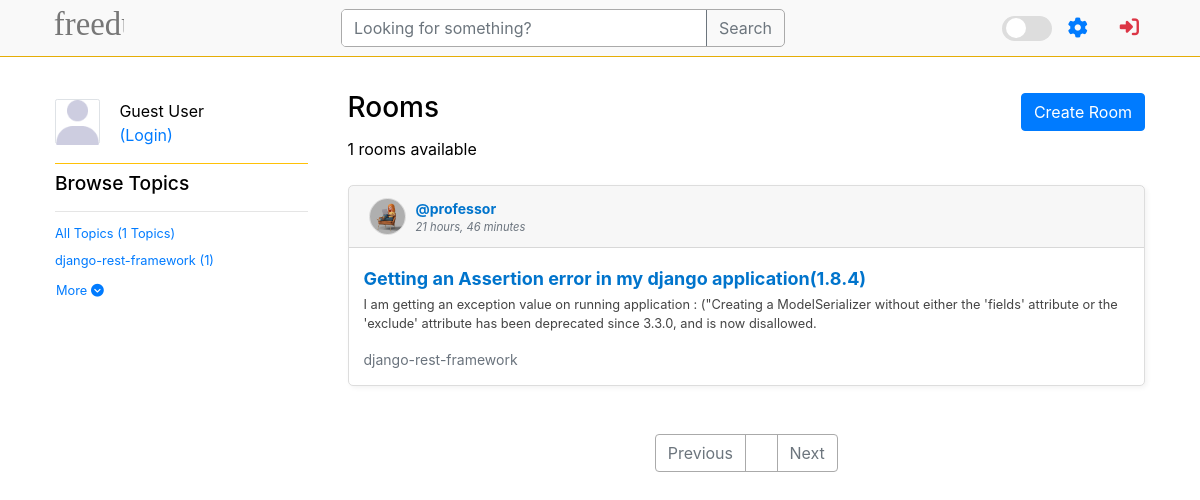
Before: / with the older database file.
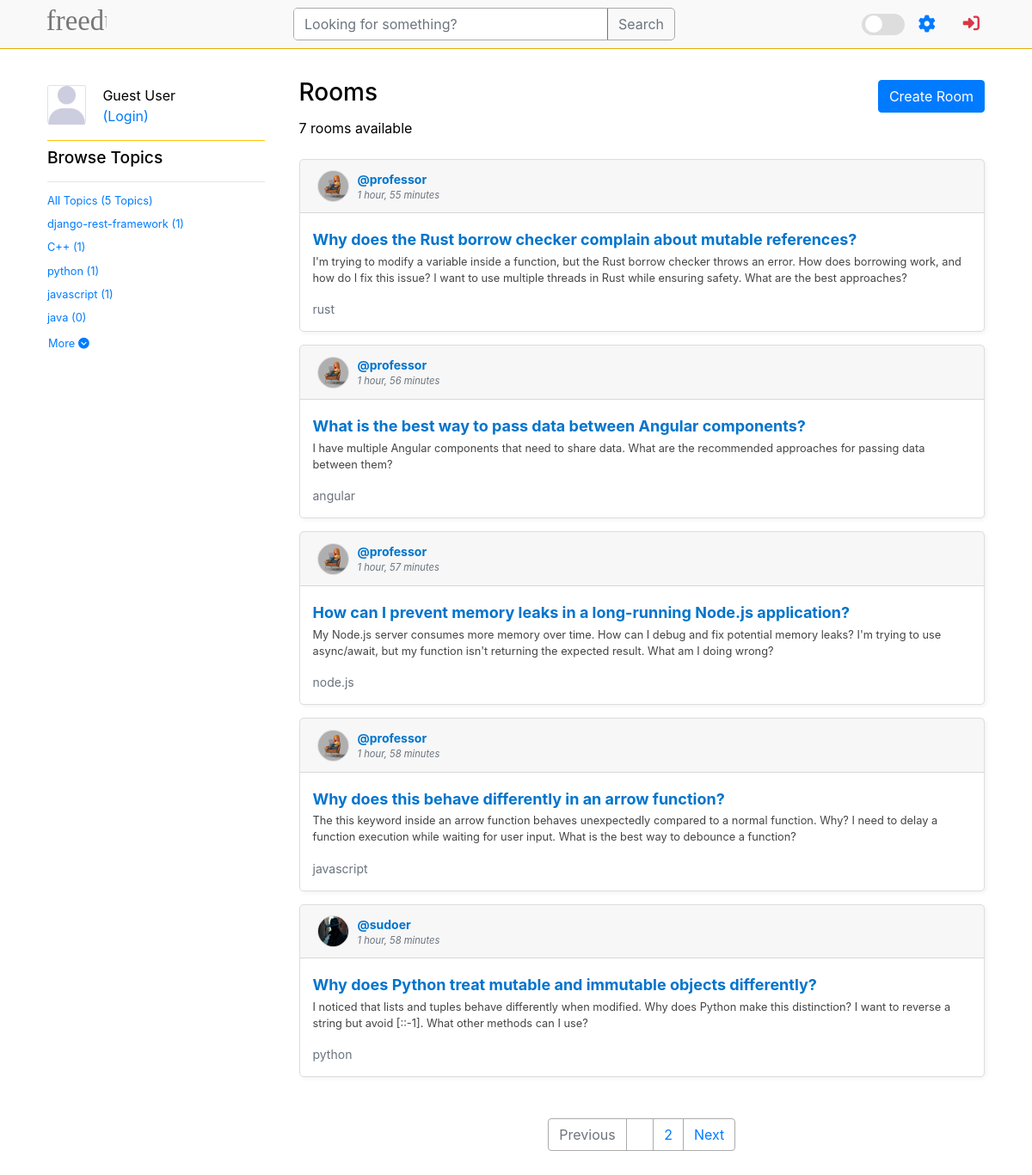
After: the same page with the newer database file.
### base/models.py (models this page shows, shortened)
class Topic(models.Model):
    name = models.CharField(max_length=200)

class Room(models.Model):
    host = models.ForeignKey(User, on_delete=models.SET_NULL, null=True)
    topic = models.ForeignKey(Topic, on_delete=models.SET_NULL, null=True)
    name = models.CharField(max_length=200)
    description = models.TextField(null=True, blank=True)
    participants = models.ManyToManyField(
        User, related_name='participants', blank=True)
    updated = models.DateTimeField(auto_now=True)
    created = models.DateTimeField(auto_now_add=True)
    class Meta:
        ordering = ['-updated', '-created']

class User(AbstractUser):
    name = models.CharField(max_length=50, null=True)
    email = models.EmailField(max_length=50, null=True, unique=True)
    bio = models.TextField(max_length=250, null=True)
    avatar = models.ImageField(null=True, default='defaults/profile.png')
    USERNAME_FIELD = 'email'
    REQUIRED_FIELDS = []

### base/views.py (the view)
# urls.py: path('', views.home, name='home'),
def home(request):
    q = request.GET.get('q') if request.GET.get('q') is not None else ''
    rooms = Room.objects.filter(
        Q(topic__name__icontains=q) |
        Q(name__icontains=q) |
        Q(description__icontains=q)
    ).order_by('-created')  # Sort by latest created rooms (optional)
    paginator = Paginator(rooms, 5)
    page_number = request.GET.get('page')
    page_obj = paginator.get_page(page_number)
    topics = Topic.objects.all()[:5]  # Limit topics
    room_count = rooms.count()
    room_messages = Message.objects.filter(
        Q(room__topic__name__icontains=q)
    ).order_by('-created')[:10]  # Limit to 10 messages
    context = {
        'rooms': page_obj,  # Use paginated rooms
        'topics': topics,
        'room_count': room_count,
        'room_messages': room_messages,
    }
    return render(request, 'base/home.html', context)

### base/templates/base/home.html (shortened to what this page needs)
{% extends "main.html" %} {% block content %} {% load static %}
<div class="home-container container pt-4">
    <div class="topic-column">
        <div style="" class="d-flex flex-column">
            <div class="d-flex my-2" style="width: 100%;">
                <div
                    class="border boder-1 mr-2"
                    style="
                        width: 45px;
                        height: 45px;
                        object-fit: contain;
                        border-radius: 5%;
                        border-color: var(--search-border);
                    "
                >
                    {% if request.user.is_authenticated %}
                        <img
                            src="{{request.user.avatar.url}}"
                            alt="profile-pic"
                            style="width: 100% !important; height: 100% !important"
                            srcset=""
                            class=""
                        />
                    {% else %}
                        <img
                            src="{% static 'img/profile.png' %}"
                            alt="profile-pic"
                            style="width: 100% !important"
                            srcset=""
                            class=""
                        />
                    {% endif %}
                </div>
                <div class="container px-0" style="width: 70%;">
                    {% if request.user.is_authenticated %}
                    <div class="d-flex flex-column">
                        <p class="m-0" style="width: 100%;overflow: scroll;">{{ request.user.name }}</p>
                        <a href="{% url 'user-profile' request.user.id %}" class="text-danger" style="font-style: italic; font-size: .8em;"
                            >@{{ request.user.username }}</a
                        >
                    </div>
                    {% else %}
                    <div class="d-flex flex-column">
                        <p class="m-0">Guest User</p>
                        <a href="{% url 'login' %}">(Login)</a>
                    </div>
                    {% endif %}
                </div>
            </div>
            <div class="bg-warning my-2" style="width: 100%; height: 1px"></div>
            {% include "base/topics_component.html" %}
        </div>
    </div>
    <div class="rooms-column">
        <div
            class="d-flex mb-1"
            style="justify-content: space-between; align-items: center"
        >
            <h3>Rooms</h3>
            <a href="{% url 'create-room' %}"
                ><button class="btn btn-primary">Create Room</button></a
            >
        </div>
        <p class="mb-4">{{room_count}} rooms available</p>
        {% include "base/feed_component.html" %}
    </div>
</div>
{% endblock content %}

### base/templates/base/topics_component.html
<h3 class="topic-col-title">Browse Topics</h3>
<div class="my-2" style="width: 100%; height: 1px; background-color: rgba(0, 0, 0, .1);"></div>
<div class="d-flex container py-1 pl-0">
    <a href="{% url "home" %}" style="font-size: .8em;">All Topics (<span>{{topics.count}}</span> Topics)</a>
</div>
{% for topic in topics %}
    <div class="d-flex container py-1 px-0">
        <a href="{% url "home" %}?q={{topic.name}}" style="font-size: .8em;">{{topic.name}} (<span>{{topic.room_set.all.count}}</span>)</a>
    </div>
{% endfor %}
<a href="{% url "topics" %}" class="btn btn--link pl-0" style="text-align: left;font-size: .8em;">
    More <i class="fa fa-chevron-circle-down" aria-hidden="true"></i>
</a>

### base/templates/base/feed_component.html (shortened to what this page needs)
{% if rooms %}
  {% for room in rooms %}
    {% load static %}
    <div class="feed-item">
      <div class="feed-header card-header m-0">
        <div class="d-flex" style="gap: 10px; align-items: end">
          <div class="border boder-1" style="
                    border-radius: 50%;
                    overflow: hidden;
                    object-fit: contain;
                    height: fit-content;
                    border-color: var(--card-border-color) !important;
                ">
            <img src="{{ room.host.avatar.url }}" alt="" style="width: 35px !important; height: 35px !important" srcset="" class="" />
          </div>
          <div class="d-flex flex-column">
            <a href="{% url 'user-profile' room.host.id %}" class="author">@{{ room.host.username }}</a>
            <p class="m-0 p-0" style="font-size: 0.8em; font-style: italic">{{ room.created|timesince }}</p>
          </div>
        </div>
      </div>
      <div class="feed-item-body">
        <h5 class="feed-title">
          <a href="{% url 'room' room.id %}" class="room-link" style="overflow-wrap: anywhere">{{ room.name }}</a>
        </h5>
        <p class="description" style="overflow-wrap: anywhere">{{ room.description }}</p>
        <small class="topic">{{ room.topic.name }}</small>
      </div>
    </div>
  {% endfor %}
  <nav aria-label="Page navigation example" class="my-5" style="color: var(--text-color) !important;">
    <ul class="pagination justify-content-center">
      {% if rooms.has_previous %}
        <li class="page-item">
          <a class="page-link" href="?page={{ rooms.previous_page_number }}">Previous</a>
        </li>
      {% else %}
        <li class="page-item disabled">
          <a class="page-link">Previous</a>
        </li>
      {% endif %}
      {% for num in rooms.paginator.page_range %}
        {% if num == 1 or num == rooms.paginator.num_pages or num|add:'-2' <= rooms.number and num|add:'2' >= rooms.number %}
          <li class="page-item {% if rooms.number == num %}active{% endif %}">
            <a class="page-link" href="?page={{ num }}">{{ num }}</a>
          </li>
        {% elif num == 2 or num == rooms.paginator.num_pages|add:'-1' %}
          <li class="page-item disabled" >
            <a class="page-link">...</a>
          </li>
        {% endif %}
      {% endfor %}
      {% if rooms.has_next %}
        <li class="page-item">
          <a class="page-link" href="?page={{ rooms.next_page_number }}">Next</a>
        </li>
      {% else %}
        <li class="page-item disabled">
          <a class="page-link">Next</a>
        </li>
      {% endif %}
    </ul>
  </nav>
{% else %}
  <hr class="m-0 p-0 mb-2" style="background-color: var(--search-border)" />
  <div class="container p-0">
    <span style="font-style: italic">No Feeds Available</span>
  </div>
{% endif %}

Changed rows visible on the page:
no longer on this page (row unchanged): Room: host.avatar (picture), host.username "professor", created "21 hours, 46 minutes", name "Getting an Assertion error in my django application(1.8.4)", description "I am getting an exception value on running application : (\"Creating a ModelSerializer without either the 'fields' attribute or the 'exclude' attribute has been deprecated since 3.3.0, and is now disallowed.", topic.name "django-rest-framework"
added Topic: name "C++", room_set.all.count "1"
added Topic: name "python", room_set.all.count "1"
added Topic: name "javascript", room_set.all.count "1"
added Topic: name "java", room_set.all.count "0"
added Room: host.avatar (picture), host.username "professor", created "1 hour, 55 minutes", name "Why does the Rust borrow checker complain about mutable references?", description "I'm trying to modify a variable inside a function, but the Rust borrow checker throws an error. How does borrowing work, and how do I fix this issue? I want to use multiple threads in Rust while ensuring safety. What are the best approaches?", topic.name "rust"
added Room: host.avatar (picture), host.username "professor", created "1 hour, 56 minutes", name "What is the best way to pass data between Angular components?", description "I have multiple Angular components that need to share data. What are the recommended approaches for passing data between them?", topic.name "angular"
added Room: host.avatar (picture), host.username "professor", created "1 hour, 57 minutes", name "How can I prevent memory leaks in a long-running Node.js application?", description "My Node.js server consumes more memory over time. How can I debug and fix potential memory leaks? I'm trying to use async/await, but my function isn't returning the expected result. What am I doing wrong?", topic.name "node.js"
added Room: host.avatar (picture), host.username "professor", created "1 hour, 58 minutes", name "Why does this behave differently in an arrow function?", description "The this keyword inside an arrow function behaves unexpectedly compared to a normal function. Why? I need to delay a function execution while waiting for user input. What is the best way to debounce a function?", topic.name "javascript"
added Room: host.avatar (picture), host.username "sudoer", created "1 hour, 58 minutes", name "Why does Python treat mutable and immutable objects differently?", description "I noticed that lists and tuples behave differently when modified. Why does Python make this distinction? I want to reverse a string but avoid [::-1]. What other methods can I use?", topic.name "python"
Other visible differences:
{{ topics.count }}: "1" → "5"
{{ room_count }}: "1" → "7"
new list line: "2"
